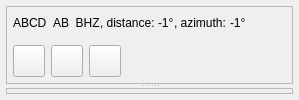
  <widget class="QWidget" name="centralwidget">
   <layout class="QVBoxLayout">
    <property name="spacing">
     <number>6</number>
    </property>
    <property name="margin">
     <number>6</number>
    </property>
    <item>
     <widget class="QSplitter" name="splitter">
      <property name="orientation">
       <enum>Qt::Vertical</enum>
      </property>
      <widget class="QFrame" name="frameZoomWrapper">
       <property name="frameShape">
        <enum>QFrame::StyledPanel</enum>
       </property>
       <property name="frameShadow">
        <enum>QFrame::Sunken</enum>
       </property>
       <layout class="QVBoxLayout">
        <property name="spacing">
         <number>6</number>
        </property>
        <property name="margin">
         <number>0</number>
        </property>
        <item>
         <widget class="Seiscomp::Gui::ZoomRecordFrame" name="frameZoom">
          <property name="sizePolicy">
           <sizepolicy hsizetype="Preferred" vsizetype="Preferred">
            <horstretch>0</horstretch>
            <verstretch>0</verstretch>
           </sizepolicy>
          </property>
          <property name="frameShape">
           <enum>QFrame::NoFrame</enum>
          </property>
          <property name="frameShadow">
           <enum>QFrame::Sunken</enum>
          </property>
          <layout class="QVBoxLayout">
           <property name="spacing">
            <number>6</number>
           </property>
           <property name="margin">
            <number>6</number>
           </property>
           <item>
            <widget class="QFrame" name="frameCurrentRowLabel">
             <property name="sizePolicy">
              <sizepolicy hsizetype="Preferred" vsizetype="Maximum">
               <horstretch>0</horstretch>
               <verstretch>5</verstretch>
              </sizepolicy>
             </property>
             <property name="frameShape">
              <enum>QFrame::NoFrame</enum>
             </property>
             <property name="frameShadow">
              <enum>QFrame::Plain</enum>
             </property>
             <layout class="QHBoxLayout">
              <property name="spacing">
               <number>6</number>
              </property>
              <property name="margin">
               <number>0</number>
              </property>
              <item>
               <widget class="QLabel" name="labelStationCode">
                <property name="sizePolicy">
                 <sizepolicy hsizetype="Maximum" vsizetype="Preferred">
                  <horstretch>0</horstretch>
                  <verstretch>0</verstretch>
                 </sizepolicy>
                </property>
                <property name="text">
                 <string>ABCD</string>
                </property>
               </widget>
              </item>
              <item>
               <layout class="QHBoxLayout">
                <property name="spacing">
                 <number>0</number>
                </property>
                <property name="margin">
                 <number>0</number>
                </property>
                <item>
                 <widget class="QLabel" name="labelCode">
                  <property name="sizePolicy">
                   <sizepolicy hsizetype="Maximum" vsizetype="Maximum">
                    <horstretch>0</horstretch>
                    <verstretch>0</verstretch>
                   </sizepolicy>
                  </property>
                  <property name="minimumSize">
                   <size>
                    <width>20</width>
                    <height>0</height>
                   </size>
                  </property>
                  <property name="text">
                   <string>AB  BHZ</string>
                  </property>
                 </widget>
                </item>
                <item>
                 <widget class="QLabel" name="label">
                  <property name="text">
                   <string>, distance: </string>
                  </property>
                 </widget>
                </item>
                <item>
                 <widget class="QLabel" name="labelDistance">
                  <property name="text">
                   <string>-1°</string>
                  </property>
                 </widget>
                </item>
                <item>
                 <widget class="QLabel" name="label">
                  <property name="text">
                   <string>, azimuth: </string>
                  </property>
                 </widget>
                </item>
                <item>
                 <widget class="QLabel" name="labelAzimuth">
                  <property name="text">
                   <string>-1°</string>
                  </property>
                 </widget>
                </item>
               </layout>
              </item>
              <item>
               <spacer>
                <property name="orientation">
                 <enum>Qt::Horizontal</enum>
                </property>
                <property name="sizeHint" stdset="0">
                 <size>
                  <width>40</width>
                  <height>20</height>
                 </size>
                </property>
               </spacer>
              </item>
             </layout>
            </widget>
           </item>
           <item>
            <widget class="QFrame" name="frameCurrentRow">
             <property name="sizePolicy">
              <sizepolicy hsizetype="Preferred" vsizetype="MinimumExpanding">
               <horstretch>0</horstretch>
               <verstretch>0</verstretch>
              </sizepolicy>
             </property>
             <property name="frameShape">
              <enum>QFrame::NoFrame</enum>
             </property>
             <property name="frameShadow">
              <enum>QFrame::Raised</enum>
             </property>
            </widget>
           </item>
           <item>
            <layout class="QHBoxLayout">
             <property name="spacing">
              <number>6</number>
             </property>
             <property name="margin">
              <number>0</number>
             </property>
             <item>
              <widget class="QFrame" name="frameZoomControls">
               <property name="sizePolicy">
                <sizepolicy hsizetype="Maximum" vsizetype="Preferred">
                 <horstretch>0</horstretch>
                 <verstretch>0</verstretch>
                </sizepolicy>
               </property>
               <property name="frameShape">
                <enum>QFrame::NoFrame</enum>
               </property>
               <property name="frameShadow">
                <enum>QFrame::Raised</enum>
               </property>
               <layout class="QHBoxLayout">
                <property name="spacing">
                 <number>6</number>
                </property>
                <property name="margin">
                 <number>0</number>
                </property>
                <item>
                 <widget class="QPushButton" name="btnRowAccept">
                  <property name="sizePolicy">
                   <sizepolicy hsizetype="Fixed" vsizetype="Fixed">
                    <horstretch>0</horstretch>
                    <verstretch>0</verstretch>
                   </sizepolicy>
                  </property>
                  <property name="minimumSize">
                   <size>
                    <width>32</width>
                    <height>32</height>
                   </size>
                  </property>
                  <property name="maximumSize">
                   <size>
                    <width>32</width>
                    <height>32</height>
                   </size>
                  </property>
                  <property name="toolTip">
                   <string>Accept picked phase</string>
                  </property>
                  <property name="text">
                   <string/>
                  </property>
                  <property name="icon">
                   <iconset resource="icons.qrc">
                    <normaloff>:/icons/icons/ok.png</normaloff>:/icons/icons/ok.png</iconset>
                  </property>
                  <property name="iconSize">
                   <size>
                    <width>24</width>
                    <height>24</height>
                   </size>
                  </property>
                  <property name="checkable">
                   <bool>true</bool>
                  </property>
                  <property name="flat">
                   <bool>false</bool>
                  </property>
                 </widget>
                </item>
                <item>
                 <widget class="QPushButton" name="btnRowRemove">
                  <property name="sizePolicy">
                   <sizepolicy hsizetype="Fixed" vsizetype="Fixed">
                    <horstretch>0</horstretch>
                    <verstretch>0</verstretch>
                   </sizepolicy>
                  </property>
                  <property name="minimumSize">
                   <size>
                    <width>32</width>
                    <height>32</height>
                   </size>
                  </property>
                  <property name="maximumSize">
                   <size>
                    <width>32</width>
                    <height>32</height>
                   </size>
                  </property>
                  <property name="toolTip">
                   <string>Deactivate current pick or trace depending on the picking mode</string>
                  </property>
                  <property name="text">
                   <string/>
                  </property>
                  <property name="icon">
                   <iconset resource="icons.qrc">
                    <normaloff>:/icons/icons/remove.png</normaloff>:/icons/icons/remove.png</iconset>
                  </property>
                  <property name="iconSize">
                   <size>
                    <width>24</width>
                    <height>24</height>
                   </size>
                  </property>
                  <property name="shortcut">
                   <string>X</string>
                  </property>
                  <property name="checkable">
                   <bool>true</bool>
                  </property>
                 </widget>
                </item>
                <item>
                 <widget class="QPushButton" name="btnRowReset">
                  <property name="sizePolicy">
                   <sizepolicy hsizetype="Fixed" vsizetype="Fixed">
                    <horstretch>0</horstretch>
                    <verstretch>0</verstretch>
                   </sizepolicy>
                  </property>
                  <property name="minimumSize">
                   <size>
                    <width>32</width>
                    <height>32</height>
                   </size>
                  </property>
                  <property name="maximumSize">
                   <size>
                    <width>32</width>
                    <height>32</height>
                   </size>
                  </property>
                  <property name="toolTip">
                   <string>Reset manual picks</string>
                  </property>
                  <property name="text">
                   <string/>
                  </property>
                  <property name="icon">
                   <iconset resource="icons.qrc">
                    <normaloff>:/icons/icons/erase.png</normaloff>:/icons/icons/erase.png</iconset>
                  </property>
                  <property name="iconSize">
                   <size>
                    <width>24</width>
                    <height>24</height>
                   </size>
                  </property>
                 </widget>
                </item>
               </layout>
              </widget>
             </item>
             <item>
              <widget class="QFrame" name="frameTimeScale">
               <property name="frameShape">
                <enum>QFrame::NoFrame</enum>
               </property>
               <property name="frameShadow">
                <enum>QFrame::Raised</enum>
               </property>
              </widget>
             </item>
            </layout>
           </item>
          </layout>
         </widget>
        </item>
       </layout>
      </widget>
      <widget class="QFrame" name="framePickList">
       <property name="sizePolicy">
        <sizepolicy hsizetype="Preferred" vsizetype="Minimum">
         <horstretch>0</horstretch>
         <verstretch>0</verstretch>
        </sizepolicy>
       </property>
       <property name="frameShape">
        <enum>QFrame::StyledPanel</enum>
       </property>
       <property name="frameShadow">
        <enum>QFrame::Sunken</enum>
       </property>
      </widget>
     </widget>
    </item>
   </layout>
  </widget>
